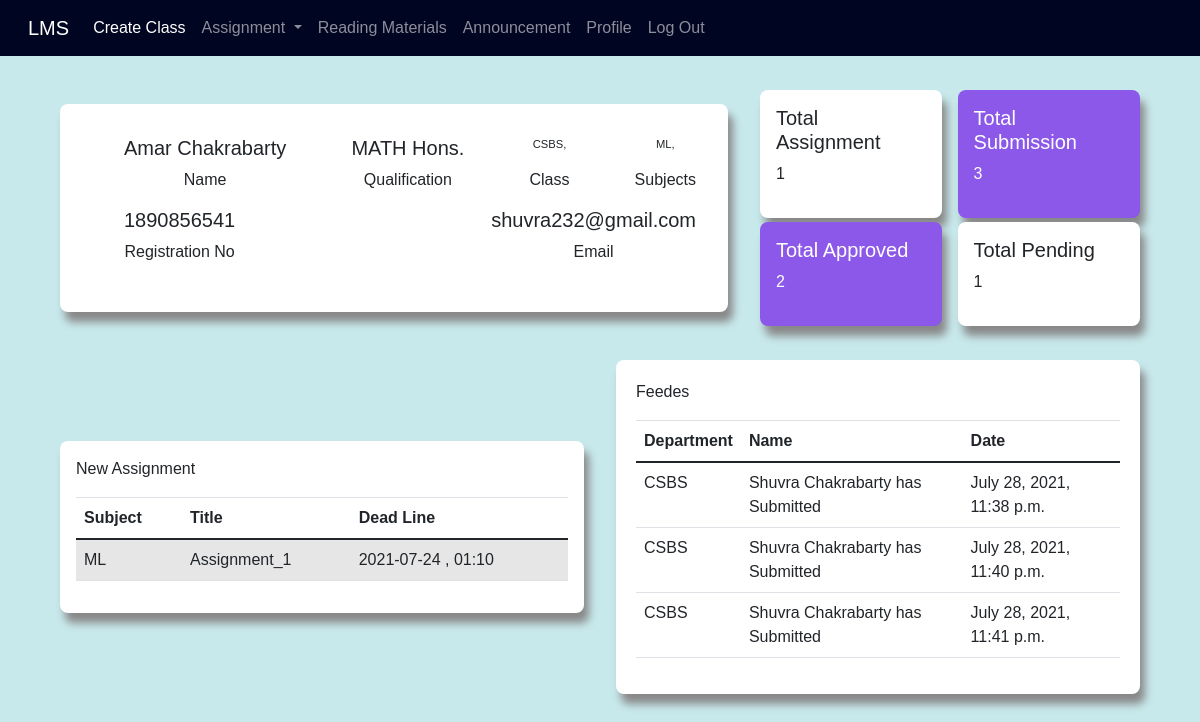
Page / (signed in) on the committed database.
### lms_app/models.py (models this page shows)
class Teacher(models.Model):
    id = models.AutoField(primary_key=True)
    name = models.CharField(max_length=70, unique=False)
    subject = models.CharField(max_length=80,unique=False,null=True)
    reg_no = models.CharField(max_length=30, unique=True)
    address = models.CharField(max_length=500, unique=False)
    password = models.CharField(max_length=50, unique=False, null=True)
    email = models.CharField(max_length=70, unique=False, null=True)

class Subject_assign(models.Model):
    id = models.AutoField(primary_key=True)
    course_name = models.CharField(max_length=100, unique=False,null=True)
    department_name = models.CharField(max_length=100, unique=False, null=True)
    subject_name = models.CharField(max_length=100, unique=False, null=True)
    teachers_id = models.IntegerField(unique=False, null=True)
    teachers_name = models.CharField(max_length=100, unique=False, null=True)
    teachers_reg_no = models.CharField(max_length=100, unique=False, null=True)

class Create_assignment(models.Model):
    id = models.AutoField(primary_key=True)
    admin_id = models.IntegerField(unique=False)
    title = models.CharField(max_length=100,unique=False)
    department = models.CharField(max_length=100, unique=False)
    subject = models.CharField(max_length=100, unique=False)
    despription = models.CharField(max_length=700,unique=False)
    deadline_date = models.CharField(max_length=50,unique=False)
    deadline_time = models.CharField(max_length=50,unique=False)
    uploaded_date = models.DateTimeField(auto_now_add=True, null=True)
    file = models.CharField(max_length=500,unique=False)

class Submit(models.Model):
    id = models.AutoField(primary_key=True)
    assignment_id = models.IntegerField(unique=False)
    admin_id = models.IntegerField(unique=False,null=True)
    name = models.CharField(max_length=70,unique=False)
    reg_no = models.CharField(max_length=30, unique=False)
    roll_no = models.CharField(max_length=50, unique=False)
    department = models.CharField(max_length=100, unique=False)
    file = models.CharField(max_length=500, unique=False)
    uploaded_date = models.DateTimeField(auto_now_add=True, null=True)

### lms_app/views.py (the view, shortened to what this page needs)
# urls.py: path("",views.index,name='index'),
def index(requests):
    if 'email' in requests.session:
        if 'teacher_id' in requests.session:
            teacher_id = requests.session.get('teacher_id')
            data = Teacher.objects.all().filter(id=teacher_id)
            data2 = Create_assignment.objects.all().filter(admin_id=teacher_id)
            data3 = Submit.objects.all().filter(admin_id=teacher_id)
            data4 = Subject_assign.objects.all().filter(teachers_id=teacher_id)
            total_assignment = len(data2)
            total_submission = len(data3)
            my_dict={
                'teachers': data ,
                'assignment': data2,
                'submit': data3,
                'total_assignment': total_assignment,
                'total_submission': total_submission,
                'class':data4
            }
            return render(requests,'index.html',context=my_dict)
    else:
        return redirect('/login')

### templates/index.html (shortened to what this page needs)
{% extends 'header.html' %}
{% block body_block %}
<div class="home_page">
    {%  if 'teacher' in request.session %}
    {% for t in teachers  %}
        <div class="details_div">
        <div class="name">
            <h5>{{t.name}}</h5>
            <p>Name</p>
        </div>
        <div class="roll">
            <h5>{{t.subject}}</h5>
            <p>Qualification</p>
        </div>
        <div class="classes">
            <p style="font-size: .7rem;">
                {% for cl in class %}
                    {{cl.department_name}},
                {% endfor  %}
            </p>
            <p>Class</p>
        </div>
         <div class="classes">
            <p style="font-size: .7rem;">
                {% for cl in class %}
                    {{cl.subject_name}},
                {% endfor  %}
            </p>
            <p>Subjects</p>
        </div>
        <div class="reg">
            <h5>{{t.reg_no}}</h5>
            <p>Registration No</p>
        </div>
        <div class="contact">
            <h5>{{t.email}}</h5>
            <p>Email</p>
        </div>
    </div>
    {% endfor %}
    {% endif %}
 {%  if 'teacher' in request.session %}
    <div class="assignment">
        <div class="total_assign">
            <h5>Total Assignment</h5>
            <p>{{total_assignment}}</p>
        </div>
        <div class="total_sub">
            <h5>Total Submission</h5>
            <p>{{total_submission}}</p>
        </div>
        <div class="total_appro">
            <h5>Total Approved</h5>
            <p>2</p>
        </div>
        <div class="total_pend">
            <h5>Total Pending</h5>
            <p>1</p>
        </div>
    </div>
</div>
{% endif %}
<div class="for_table">
{%  if 'teacher' in request.session %}
    <div class="new_assignment">
        <div class="asign">
        <p>New Assignment</p>
            <table class="table table-striped">
                <thead>
                    <tr>
                        <th>Subject</th>
                        <th>Title</th>
                        <th>Dead Line</th>
                    </tr>
                </thead>
                <tbody>
                    {% for a in assignment %}
                    <tr>
                        <td>{{a.subject}}</td>
                        <td>{{a.title}}</td>
                        <td>{{a.deadline_date}} , {{a.deadline_time}}</td>
                    </tr>
                    {% endfor %}
                </tbody>
            </table>
        </div>
        {% endif %}
    </div>
    <div class="feedes">
        <div class="new_feeds">
        <p>Feedes</p>
        <table class="table">
            {%  if 'teacher' in request.session %}
            <thead>
                <tr>
                    <th>Department</th>
                    <th>Name</th>
                    <th>Date</th>
                </tr>
            </thead>
            <tbody>
                {% for s in submit %}
                <tr>
                    <td>{{s.department}}</td>
                    <td>{{s.name}} has Submitted</td>
                    <td>{{s.uploaded_date}}</td>
                </tr>
                {% endfor %}
            </tbody>
        </table>
        {% endif %}
        </div>
    </div>
</div>
</body>
</html>
{% endblock %}

### static/css/style.css (style rules this page uses)
body { margin: 0; padding: 0; box-sizing: border-box; background: rgb(200, 233 ,236); font-family: 'Noto Sans JP', sans-serif; }
.home_page { padding-top: 2rem; width: 90%; display: flex; flex-direction: row; align-items: center; flex-wrap: wrap; margin: auto; }
.details_div { background: white; flex: 1 1 28rem; display: flex ; flex-direction: row; justify-content: space-between; align-items: center; flex-wrap: wrap; padding: 2rem; margin-right: 2rem; border-radius: 8px; width: 90%; box-shadow: 5px 10px 8px #888888; }
.for_table { width: 90%; display: flex; flex-direction: row; align-items: center; flex-wrap: wrap; margin: auto; padding-top: 2rem; }
.assignment { flex: 1 1 10rem; width: 30rem; height: 15rem; display: flex; flex-direction: row; justify-content: space-between; align-items: center; flex-wrap: wrap; }
.total_assign { background: white; width: 48%; padding: 1rem; border-radius: 8px; box-shadow: 5px 10px 8px #888888; }
.total_sub { background: rgb(139, 88, 233); width: 48%; padding: 1rem; border-radius: 8px; color: white; box-shadow: 5px 10px 8px #888888; }
.total_appro { background: rgb(139, 88, 233); width: 48%; padding: 1rem; border-radius: 8px; color: white; box-shadow: 5px 10px 8px #888888; }
.total_pend { background: white; width: 48%; padding: 1rem; border-radius: 8px; box-shadow: 5px 10px 8px #888888; }
.new_assignment { background: rgb(255, 255, 255); flex: 1 1 20rem; display: flex; width: 90%; margin: 2rem auto; flex-direction: row; justify-content: space-between; align-items: center; flex-wrap: wrap; border-radius: 8px; box-shadow: 5px 10px 8px #888888; }
.feedes { flex: 1 1 20rem; background: rgb(255, 255, 255); display: flex; flex-direction: row; justify-content: space-between; align-items: center; flex-wrap: wrap; border-radius: 8px; width: 90%; margin-left: 2rem; box-shadow: 5px 10px 8px #888888; }
.asign { padding: 1rem; width: 100%; }
.new_feeds { padding: 1rem; width: 100%; }
.new_feeds,th { padding: 20px; }
.name, .roll, .classes, .enroll, .reg, .contact { padding-left: 2rem; text-align: center; }

### rows in the picture
Teacher: name "Amar Chakrabarty", subject "MATH Hons.", reg_no "1890856541", email "shuvra232@gmail.com"
Subject_assign: department_name "CSBS", subject_name "ML"
Create_assignment: subject "ML", title "Assignment_1", deadline_date "2021-07-24", deadline_time "01:10"
Submit: department "CSBS", name "Shuvra Chakrabarty", uploaded_date "July 28, 2021, 11:38 p.m."
Submit: department "CSBS", name "Shuvra Chakrabarty", uploaded_date "July 28, 2021, 11:40 p.m."
Submit: department "CSBS", name "Shuvra Chakrabarty", uploaded_date "July 28, 2021, 11:41 p.m."

### other values in the picture
{{ total_assignment }} "1"
{{ total_submission }} "3"
